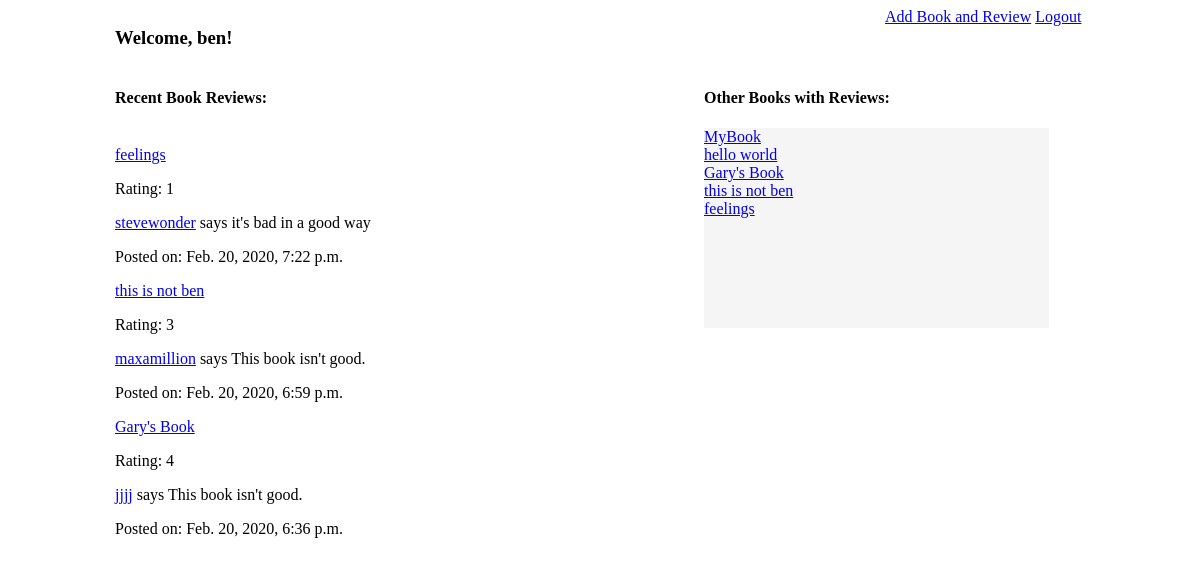
The app's page /success/3 (signed in) with its own data.
### DojoReads_app/models.py (models this page shows)
class User(models.Model):
    name = models.CharField(max_length=255)
    alias = models.CharField(max_length=255)
    email = models.CharField(max_length=255)
    password = models.CharField(max_length=255)
    created_at = models.DateTimeField(auto_now_add=True)
    updated_at = models.DateTimeField(auto_now=True)
    objects = UserManager()

class Book(models.Model):
    title = models.CharField(max_length=255)
    author = models.ForeignKey(Author, related_name="books_written", on_delete=models.CASCADE)
    uploaded_by = models.ForeignKey(User, related_name="books_uploaded", on_delete = models.CASCADE)
    created_at = models.DateTimeField(auto_now_add=True)
    updated_at = models.DateTimeField(auto_now=True)

class Review(models.Model):
    books = models.ForeignKey(Book, related_name = "book", on_delete = models.CASCADE)
    ratings = models.IntegerField()
    user_reviewer = models.ForeignKey(User, related_name="reviewers", on_delete = models.CASCADE)
    created_at = models.DateTimeField(auto_now_add=True)
    updated_at = models.DateTimeField(auto_now=True)
    written_review = models.TextField()

### DojoReads_app/views.py (the view)
# urls.py: path('success/<int:user_Val>', views.successDisplay), # create user success
def successDisplay(request, user_Val):
    users = User.objects.get(id = user_Val)
    books = Book.objects.all()
    filter_books = Book.objects.filter().order_by('-id')[:3]
    reviews = Review.objects.all()
    all_users = User.objects.all()
    if "user" not in request.session:
        return redirect("/")
    context = {
        "create_user": users,
        "these_books": books,
        "all_reviews": reviews,
        "the_users": all_users,
        "three_books": filter_books,
    }
    return render(request, "BookPage.html", context)

### DojoReads_app/templates/BookPage.html (shortened to what this page needs)
<!DOCTYPE html>
<html lang="en">
<head>
    {% load static %}
    <link rel="stylesheet" href="{% static 'css/BookPage.css' %}">
</head>
<body>
    <div id="wrapper">
        <h3 id="welcomeword">Welcome, {{ create_user.name }}!</h3>
        <div id="logoradd">
            <a href = "/books/add" id = "AddaBook">Add Book and Review</a>
            <a href="/logoutUser" id = "Logoutlink">Logout</a>
        </div>
        <br>
        <div id="topThreeBox">
            <h4>Recent Book Reviews:</h4>
            <br>
            {% for top_books in three_books %}
                <a href="/books/{{top_books.id}}">{{ top_books.title }}</a><br>
                {% for the_reviews in all_reviews %}
                    {% if the_reviews.books.id == top_books.id %}
                        <p>Rating: {{ the_reviews.ratings }}</p>
                        <p><a href="/users/{{ the_reviews.user_reviewer.id }}">{{ the_reviews.user_reviewer.alias }}</a> says {{ the_reviews.written_review }} </p>
                        <p>Posted on: {{ the_reviews.created_at }}</p>
                    {% endif %}
                {% endfor %}
            {% endfor %}
        </div>
        <div id="otherReviewBox">
            <h4 id="OtherBook">Other Books with Reviews: </h4>
                <div id="BookSelectBox">
                    {% for all_other_books in these_books %}
                    <a href="/books/{{all_other_books.id}}"> {{ all_other_books.title }} </a></br>
                    {% endfor %}
                </div>
        </div>
    </div>
</body>
</html>

### DojoReads_app/static/css/BookPage.css (style rules this page uses)
#wrapper { width: 970px; min-height: 900px; background-color: white; margin: 0px auto; }
#BookSelectBox { width: 345px; min-height: 200px; background-color: whitesmoke; overflow-y: scroll; display: block; }
#OtherBook { display: inline-block; }
#welcomeword { display:inline-block; }
#logoradd { height: 25px; width: 200px; background-color: white; display: inline-block; float: right; }
#topThreeBox { min-height: 450px; width: 400px; background-color: white; display: inline-block; }
#otherReviewBox { min-height: 450px; width: 380px; background-color: white; display: inline-block; vertical-align: top; margin-left: 185px; }

### records on screen
User: name "ben"
Book: title "feelings"
Review: ratings "1", user_reviewer.alias "stevewonder", written_review "it's bad in a good way", created_at "Feb. 20, 2020, 7:22 p.m."
Book: title "this is not ben"
Review: ratings "3", user_reviewer.alias "maxamillion", written_review "This book isn't good.", created_at "Feb. 20, 2020, 6:59 p.m."
Book: title "Gary's Book"
Review: ratings "4", user_reviewer.alias "jjjj", written_review "This book isn't good.", created_at "Feb. 20, 2020, 6:36 p.m."
Book: title "MyBook"
Book: title "hello world"
